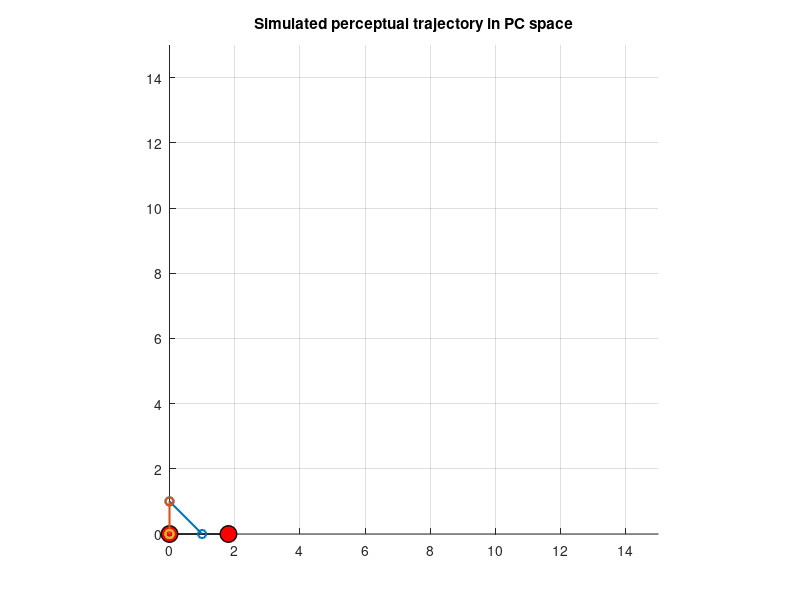

MATLAB code to generate this figure: (Note: this script raises an error after producing the figure.)
% This script simulates the behavioral responses of the AxB task in the 
% temporal straightening paper (2019)
close all; clear all; clc;

%% global constants
ExpParam.numFrames  = 11;
ExpParam.numTrials  = 1000; 
ExpParam.numDim     = 2; % dimensionality of the perceptual space

d_mu = 1.5; 
d_sigma = 0.5;

c_mu = 40;
c_sigma = 5;

a_mu = -5;
a_sigma = 0.1; % needs to be bound between [0, 1], concentrated around a circle

%% generate a perceptual trajectory of N frames
v_0              = ones(1,ExpParam.numDim)'; % first vector at t0
ExpParam.vectors = zeros(ExpParam.numDim, ExpParam.numFrames); 
unit             = @(vec) vec/sqrt(sum(vec.^2));

% sample vector length, curvature, and acceleration
ExpParam.d = abs(normrnd(d_mu, d_sigma, [ExpParam.numFrames - 1, 1]));
ExpParam.c = abs(deg2rad(normrnd(c_mu,c_sigma,[ExpParam.numFrames - 1,1])));
ExpParam.a = normrnd(a_mu, a_sigma, [ExpParam.numDim, ExpParam.numFrames - 1]);

% generate perceptual trajectory
v_hat = zeros(ExpParam.numDim, ExpParam.numFrames - 1);
v_hat(1,1) = 1;

% Step 1: Get normalized displacement vector
for t = 2:ExpParam.numFrames - 1
    v_hat(:, t) = v_hat(:, t) / norm(v_hat(:, t));    

    proj_a2v = ((ExpParam.a(:, t-1)' * v_hat(:, t-1)) / (v_hat(:, t-1)' * v_hat(:, t-1))) * v_hat(:, t-1);
    a_hat_orth = ExpParam.a(:, t-1) - proj_a2v;
    a_hat_orth = a_hat_orth / norm(a_hat_orth);
    assert(abs(v_hat(:, t-1)' * a_hat_orth) <= 1e-6)
    % a_hat_orth = ExpParam.a(:, t-1);
    
    v_hat(:, t) = cos(ExpParam.c(t-1)) * v_hat(:, t-1) + sin(ExpParam.c(t-1)) * a_hat_orth; 
end

% Step 2: Get displacement vector and perceptual coordinates
v = zeros(ExpParam.numDim, ExpParam.numFrames - 1);
for t = 1:ExpParam.numFrames - 1
    v(:, t) = ExpParam.d(t) * v_hat(:, t);
end

% Step 3: Get perceptual locations
x = zeros(ExpParam.numDim, ExpParam.numFrames);
for t = 1:ExpParam.numFrames - 1
    x(:, t+1) = x(:, t) + v(:, t);
end

plot(x(1, :), x(2, :), 'ko-', 'markersize', 12, 'markerfacecolor', [1 0 0], 'linewidth', 1), hold on, box off, axis square
axis([0 15 0 15])

%% run PCA for dimensionality reduction
pc_coeff = pca(ExpParam.vectors);
pc_coeff = pc_coeff(:, 1:2)'; % use only first two PCs for plotting

figure(1);
for i = 2:ExpParam.numFrames  
    plot([pc_coeff(1,i-1),pc_coeff(1,i)],[pc_coeff(2,i-1),pc_coeff(2,i)],'-o','LineWidth', 1.5)
    hold on;
end
axis equal; grid on; hold on;
title('Simulated perceptual trajectory in PC space');

%% visualize the perceptual trajectory for 2d
% figure(1);
% for i = 2:ExpParam.numFrames  
%     plot([ExpParam.vectors(1,i-1),ExpParam.vectors(1,i)],[ExpParam.vectors(2,i-1),ExpParam.vectors(2,i)],'-o','LineWidth', 1.5)
%     hold on;
% end
% axis equal; grid on; hold on;
% xlim([round(min(min(ExpParam.vectors)))-3, round(max(max(ExpParam.vectors)))+3]); 
% ylim([round(min(min(ExpParam.vectors)))-3, round(max(max(ExpParam.vectors)))+3]);
% title('Simulated perceptual trajectory');

%% visualize the perceptual trajectory for >= 3d (plotting first 3 dimensions)
figure(1);
for i = 2:ExpParam.numFrames  
plot3([ExpParam.vectors(1,i-1), ExpParam.vectors(1,i)], [ExpParam.vectors(2,i-1), ExpParam.vectors(2,i)],...
    [ExpParam.vectors(3,i-1), ExpParam.vectors(3,i)], '-o', 'LineWidth', 1.5)    
hold on;
end
grid on; hold on;
xlim([min(ExpParam.vectors(1, :)) - 3, max(ExpParam.vectors(1, :)) + 3]);
ylim([min(ExpParam.vectors(2, :)) - 3, max(ExpParam.vectors(2, :)) + 3]);
zlim([min(ExpParam.vectors(3, :)) - 3, max(ExpParam.vectors(3, :)) + 3]);
axis equal;
title('Simulated perceptual trajectory in 3D');

%% generate n-d isotropic gaussians centered on each frame (visualization ONLY, 2d)
% mus = ExpParam.vectors;
% sigma = 1;
% 
% % Create a grid in each dimension
% grids = cell(1, ExpParam.numDim);
% for dim = 1:ExpParam.numDim
%     grids{dim} = (round(min(min(mus)))-3):0.1:(round(max(max(mus)))+3);
% end
% 
% % Create a mesh grid for the specified number of dimensions
% grid_dims = cell(1, ExpParam.numDim);
% [grid_dims{1:ExpParam.numDim}] = ndgrid(grids{:}); % for 3d: [x,y,z]
% 
% grid_vals = NaN(length(grid_dims{1})^ExpParam.numDim,ExpParam.numDim);
% for i = 1:ExpParam.numDim
%     grid_vals(:,i) = grid_dims{i}(:);
% end
% 
% % Calculate Gaussian values at each point on the grid
% for i = 1:ExpParam.numFrames
%     gaussians{i} = mvnpdf(grid_vals, mus(:, i)', eye(ExpParam.numDim) * sigma);
%     % Reshape the result to match the grid size
%     gaussians{i} = reshape(gaussians{i}, size(grid_dims{1}));
% end
% 
% % visualize the gaussians in 2d 
% % combine the gaussians for visualization
% combined_gaussians = zeros(size(gaussians{1}));
% for i = 1:ExpParam.numFrames
%     combined_gaussians = combined_gaussians + gaussians{i};
% end
% 
% x = grid_dims{1};
% y = grid_dims{2};
% 
% figure(2);
% contourf(x,y,combined_gaussians(:,:,1),20,'LineStyle','none');
% colorbar; axis equal; 


%% simulate the AXB responses
% get all pairwise combinations (A,B), X will be identical to A or B
ExpParam.all_pairs = [repelem(1:ExpParam.numFrames,ExpParam.numFrames)',...
    repmat(1:ExpParam.numFrames,1,ExpParam.numFrames)'];

% simulate responses 
mus       = ExpParam.vectors;
sigma     = 1;
sigma_mat = eye(ExpParam.numDim) * sigma;
distance  = @(p1,p2) sqrt(sum((p1-p2).^2));
Data.resp_mat  = NaN(ExpParam.numTrials,length(ExpParam.all_pairs)); 

for i = 1:length(ExpParam.all_pairs)
    for j = 1:ExpParam.numTrials
        simA = mvnrnd(mus(:,ExpParam.all_pairs(i,1)),sigma_mat,1); % frame A
        simB = mvnrnd(mus(:,ExpParam.all_pairs(i,2)),sigma_mat,1); % frame B
        if rem(j,2) == 0
            simX = mvnrnd(mus(:,ExpParam.all_pairs(i,1)),sigma_mat,1); %draw from A
            dist_AX = distance(simA,simX);
            dist_BX = distance(simB,simX);
                if dist_AX < dist_BX 
                    Data.resp_mat(j,i) = 1; %correct response
                else
                    Data.resp_mat(j,i) = 0; %incorrect response
                end
        else
            simX = mvnrnd(mus(:,ExpParam.all_pairs(i,2)),sigma_mat,1); %draw from B
            dist_AX = distance(simA,simX);
            dist_BX = distance(simB,simX);
                if dist_BX < dist_AX  
                    Data.resp_mat(j,i) = 1; %correct response
                else
                    Data.resp_mat(j,i) = 0; %incorrect response
                end
        end 
    end
end
        
% calculate proportion correct
Pc = NaN(1,length(ExpParam.all_pairs));
for i = 1:length(ExpParam.all_pairs)
    Pc(i) = sum(Data.resp_mat(:,i))/ExpParam.numTrials;
end
Pc_reshaped = reshape(Pc,ExpParam.numFrames,ExpParam.numFrames);

%% visualize the simulated data
figure(3);
imagesc(Pc_reshaped);
colormap('gray'); 
c = colorbar; 
title(c,'Proportion correct'); 
c.Ticks = [0.5,1];
xticks([1 ExpParam.numFrames]); yticks([1 ExpParam.numFrames]);
xlim([1 ExpParam.numFrames]); ylim([1 ExpParam.numFrames]);
xlabel('Frame number'); ylabel('Frame number');
titleText = sprintf('Simulated discriminability, %d trials', ExpParam.numTrials);
title(titleText);
set(gca, 'FontName', 'Arial');
set(gca, 'FontSize', 12);
axis equal; 

%% save data
cd '/Users/nguyentiendung/GitHub/perceptual-straightening/data/simulations'
save('ExpParam.mat', 'ExpParam');
save('Data.mat', 'Data');
save('discriminality_matrix.mat', 'Pc_reshaped');

% print average local curvature
disp(['Average local curvature: ' num2str(rad2deg(mean(ExpParam.thetas))) ' degrees'])
